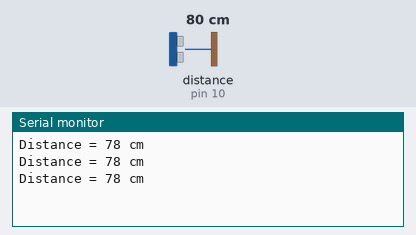
The sketch below on a simulated Arduino Uno, built with avr-gcc and run on an emulated ATmega328P. Shown: the last lines printed to the serial monitor. Wiring (inferred from the names in the program): ultrasonic range finder: trigger pin 9; echo pin 10. The inputs (shaded band) are chosen by the test bench; at power-on: distance to the obstacle (sensor on pin 10) 80 cm. The echo pulse lasts 58.3 µs per cm.

Above: at 1.3 s.
1.4 s: distance to the obstacle (sensor on pin 10) set to 2 cm
At 1.9 s:
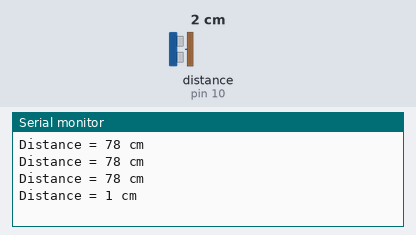
2.9 s: distance to the obstacle (sensor on pin 10) set to 4 cm
At 3.4 s:
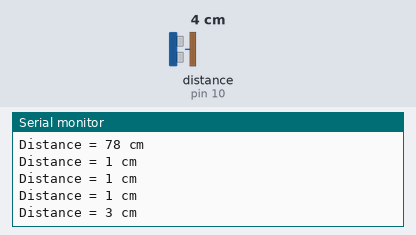
Timing chart, 0 to 5.9 s (numbered marks = the images above; inputs shaded):
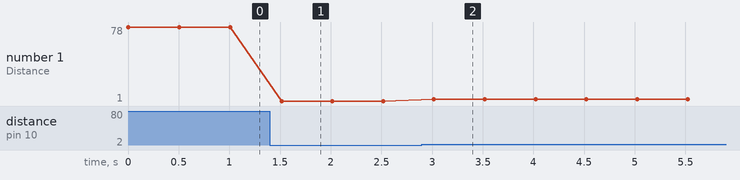

Measured:
- after the input at 1.4 s, the serial monitor: prints a new line after 0.12 s (image 1)
- after the input at 2.9 s, the serial monitor: prints a new line after 0.12 s (image 2)
- plotted number 1: 78 → 1 after the input at 1.4 s, 1 → 3 after the input at 2.9 s

The sketch:

ultrasonic-sro4.ino
```cpp
// Ignore this first bit but don't delete or change it
// this bit is usually hidden inside
// #import <NewPing.h>
// But I can't hide it in TinkerCad.
class NewPing {
  public:
    NewPing(int TRIGGER_PIN, int ECHO_PIN, int MAX_DISTANCE ){
      trigPin=TRIGGER_PIN;
      echoPin=ECHO_PIN;
      maxDistance=MAX_DISTANCE;

      pinMode(trigPin,OUTPUT);
      pinMode(echoPin,INPUT);
    }

    int ping_cm(){
      // Clears the trigPin
      digitalWrite(trigPin, LOW);
      delayMicroseconds(2);
      // Sets the trigPin on HIGH state for 10 micro seconds
      digitalWrite(trigPin, HIGH);
      delayMicroseconds(10);
      digitalWrite(trigPin, LOW);
      // Reads the echoPin, returns the sound wave travel time in microsecond
      long duration = pulseIn(echoPin, HIGH);
      // Calculating the distance
      int distance =  duration*0.034/2;
      // Checks out of range
      if (distance>maxDistance){
        distance=0;
      }
      return(distance);
    }

  private:
    int trigPin;
    int echoPin;
    int maxDistance;
};
// this is the bit you can modify


// Include NewPing Library
//include "NewPing.h"
// Hook up HC-SR04 with Trig to Arduino Pin 9, Echo to Arduino pin 10
#define TRIGGER_PIN 9
#define ECHO_PIN 10
// Maximum distance we want to ping for (in centimeters).
#define MAX_DISTANCE 400
// NewPing setup of pins and maximum distance.
NewPing sonar(TRIGGER_PIN, ECHO_PIN, MAX_DISTANCE);
void setup() {
Serial.begin(9600);
}
void loop() {
Serial.print("Distance = ");
Serial.print(sonar.ping_cm());
Serial.println(" cm");
delay(500);
}
```
